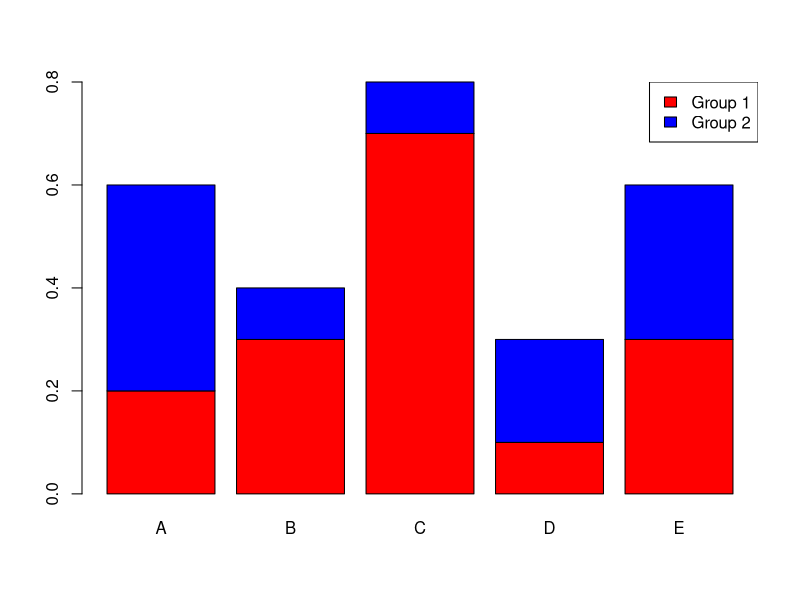

Generate this figure with R:
data <- as.matrix(data.frame(A = c(0.2, 0.4), 
                             B = c(0.3, 0.1),
                             C = c(0.7, 0.1),
                             D = c(0.1, 0.2),
                             E = c(0.3, 0.3)))
rownames(data) <- c("Group 1", "Group 2")
data
barplot(data, col = c("red", "blue"))
legend("topright", legend = c("Group 1", "Group 2"), fill = c("red", "blue"))